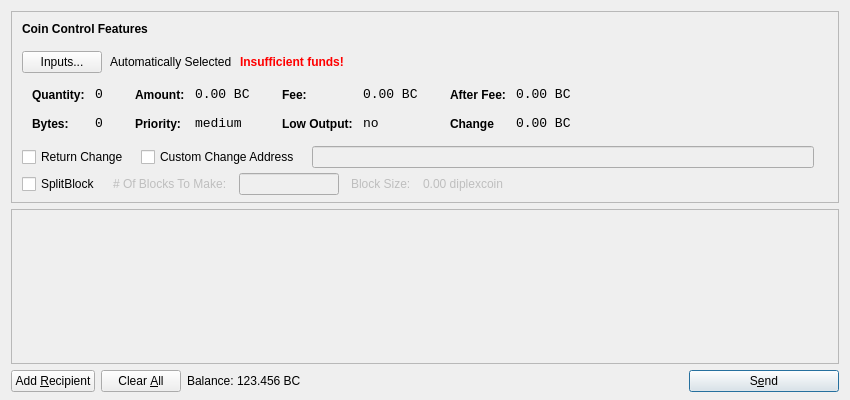
<?xml version="1.0" encoding="UTF-8"?>
<ui version="4.0">
 <class>SendCoinsDialog</class>
 <widget class="QDialog" name="SendCoinsDialog">
  <property name="geometry">
   <rect>
    <x>0</x>
    <y>0</y>
    <width>850</width>
    <height>400</height>
   </rect>
  </property>
  <property name="windowTitle">
   <string>Send Coins</string>
  </property>
  <layout class="QVBoxLayout" name="verticalLayout" stretch="0,1,0">
   <property name="bottomMargin">
    <number>8</number>
   </property>
   <item>
    <widget class="QFrame" name="frameCoinControl">
     <property name="sizePolicy">
      <sizepolicy hsizetype="Expanding" vsizetype="Expanding">
       <horstretch>0</horstretch>
       <verstretch>0</verstretch>
      </sizepolicy>
     </property>
     <property name="maximumSize">
      <size>
       <width>16777215</width>
       <height>16777215</height>
      </size>
     </property>
     <property name="frameShape">
      <enum>QFrame::StyledPanel</enum>
     </property>
     <property name="frameShadow">
      <enum>QFrame::Sunken</enum>
     </property>
     <layout class="QVBoxLayout" name="verticalLayoutCoinControl2">
      <property name="spacing">
       <number>-1</number>
      </property>
      <property name="leftMargin">
       <number>0</number>
      </property>
      <property name="topMargin">
       <number>0</number>
      </property>
      <property name="rightMargin">
       <number>0</number>
      </property>
      <property name="bottomMargin">
       <number>6</number>
      </property>
      <item>
       <layout class="QVBoxLayout" name="verticalLayoutCoinControl" stretch="0,0,0,0,1">
        <property name="spacing">
         <number>0</number>
        </property>
        <property name="leftMargin">
         <number>10</number>
        </property>
        <property name="topMargin">
         <number>10</number>
        </property>
        <item>
         <layout class="QHBoxLayout" name="horizontalLayoutCoinControl1">
          <property name="bottomMargin">
           <number>15</number>
          </property>
          <item>
           <widget class="QLabel" name="labelCoinControlFeatures">
            <property name="sizePolicy">
             <sizepolicy hsizetype="Preferred" vsizetype="Maximum">
              <horstretch>0</horstretch>
              <verstretch>0</verstretch>
             </sizepolicy>
            </property>
            <property name="font">
             <font>
              <weight>75</weight>
              <bold>true</bold>
             </font>
            </property>
            <property name="styleSheet">
             <string notr="true">font-weight:bold;</string>
            </property>
            <property name="text">
             <string>Coin Control Features</string>
            </property>
           </widget>
          </item>
         </layout>
        </item>
        <item>
         <layout class="QHBoxLayout" name="horizontalLayoutCoinControl2" stretch="0,0,0,0">
          <property name="spacing">
           <number>8</number>
          </property>
          <property name="bottomMargin">
           <number>10</number>
          </property>
          <item>
           <widget class="QPushButton" name="pushButtonCoinControl">
            <property name="styleSheet">
             <string notr="true"/>
            </property>
            <property name="text">
             <string>Inputs...</string>
            </property>
           </widget>
          </item>
          <item>
           <widget class="QLabel" name="labelCoinControlAutomaticallySelected">
            <property name="text">
             <string>Automatically Selected</string>
            </property>
            <property name="margin">
             <number>5</number>
            </property>
           </widget>
          </item>
          <item>
           <widget class="QLabel" name="labelCoinControlInsuffFunds">
            <property name="font">
             <font>
              <weight>75</weight>
              <bold>true</bold>
             </font>
            </property>
            <property name="styleSheet">
             <string notr="true">color:red;font-weight:bold;</string>
            </property>
            <property name="text">
             <string>Insufficient funds!</string>
            </property>
            <property name="margin">
             <number>5</number>
            </property>
           </widget>
          </item>
          <item>
           <spacer name="horizontalSpacerCoinControl">
            <property name="orientation">
             <enum>Qt::Horizontal</enum>
            </property>
            <property name="sizeHint" stdset="0">
             <size>
              <width>40</width>
              <height>1</height>
             </size>
            </property>
           </spacer>
          </item>
         </layout>
        </item>
        <item>
         <widget class="QWidget" name="widgetCoinControl" native="true">
          <property name="sizePolicy">
           <sizepolicy hsizetype="Preferred" vsizetype="Preferred">
            <horstretch>0</horstretch>
            <verstretch>0</verstretch>
           </sizepolicy>
          </property>
          <property name="minimumSize">
           <size>
            <width>0</width>
            <height>0</height>
           </size>
          </property>
          <property name="styleSheet">
           <string notr="true"/>
          </property>
          <layout class="QHBoxLayout" name="horizontalLayoutCoinControl5">
           <property name="margin">
            <number>0</number>
           </property>
           <item>
            <layout class="QHBoxLayout" name="horizontalLayoutCoinControl3" stretch="0,0,0,1">
             <property name="spacing">
              <number>20</number>
             </property>
             <property name="topMargin">
              <number>0</number>
             </property>
             <property name="bottomMargin">
              <number>10</number>
             </property>
             <item>
              <layout class="QFormLayout" name="formLayoutCoinControl1">
               <property name="horizontalSpacing">
                <number>10</number>
               </property>
               <property name="verticalSpacing">
                <number>14</number>
               </property>
               <property name="leftMargin">
                <number>10</number>
               </property>
               <property name="topMargin">
                <number>4</number>
               </property>
               <property name="rightMargin">
                <number>6</number>
               </property>
               <item row="0" column="0">
                <widget class="QLabel" name="labelCoinControlQuantityText">
                 <property name="styleSheet">
                  <string notr="true">font-weight:bold;</string>
                 </property>
                 <property name="text">
                  <string>Quantity:</string>
                 </property>
                 <property name="margin">
                  <number>0</number>
                 </property>
                </widget>
               </item>
               <item row="0" column="1">
                <widget class="QLabel" name="labelCoinControlQuantity">
                 <property name="font">
                  <font>
                   <family>Monospace</family>
                   <pointsize>10</pointsize>
                  </font>
                 </property>
                 <property name="cursor">
                  <cursorShape>IBeamCursor</cursorShape>
                 </property>
                 <property name="contextMenuPolicy">
                  <enum>Qt::ActionsContextMenu</enum>
                 </property>
                 <property name="text">
                  <string>0</string>
                 </property>
                 <property name="margin">
                  <number>0</number>
                 </property>
                 <property name="textInteractionFlags">
                  <set>Qt::LinksAccessibleByMouse|Qt::TextSelectableByKeyboard|Qt::TextSelectableByMouse</set>
                 </property>
                </widget>
               </item>
               <item row="1" column="0">
                <widget class="QLabel" name="labelCoinControlBytesText">
                 <property name="styleSheet">
                  <string notr="true">font-weight:bold;</string>
                 </property>
                 <property name="text">
                  <string>Bytes:</string>
                 </property>
                </widget>
               </item>
               <item row="1" column="1">
                <widget class="QLabel" name="labelCoinControlBytes">
                 <property name="font">
                  <font>
                   <family>Monospace</family>
                   <pointsize>10</pointsize>
                  </font>
                 </property>
                 <property name="cursor">
                  <cursorShape>IBeamCursor</cursorShape>
                 </property>
                 <property name="contextMenuPolicy">
                  <enum>Qt::ActionsContextMenu</enum>
                 </property>
                 <property name="text">
                  <string>0</string>
                 </property>
                 <property name="textInteractionFlags">
                  <set>Qt::LinksAccessibleByMouse|Qt::TextSelectableByKeyboard|Qt::TextSelectableByMouse</set>
                 </property>
                </widget>
               </item>
              </layout>
             </item>
             <item>
              <layout class="QFormLayout" name="formLayoutCoinControl2">
               <property name="horizontalSpacing">
                <number>10</number>
               </property>
               <property name="verticalSpacing">
                <number>14</number>
               </property>
               <property name="leftMargin">
                <number>6</number>
               </property>
               <property name="topMargin">
                <number>4</number>
               </property>
               <property name="rightMargin">
                <number>6</number>
               </property>
               <item row="0" column="0">
                <widget class="QLabel" name="labelCoinControlAmountText">
                 <property name="styleSheet">
                  <string notr="true">font-weight:bold;</string>
                 </property>
                 <property name="text">
                  <string>Amount:</string>
                 </property>
                 <property name="margin">
                  <number>0</number>
                 </property>
                </widget>
               </item>
               <item row="0" column="1">
                <widget class="QLabel" name="labelCoinControlAmount">
                 <property name="font">
                  <font>
                   <family>Monospace</family>
                   <pointsize>10</pointsize>
                  </font>
                 </property>
                 <property name="cursor">
                  <cursorShape>IBeamCursor</cursorShape>
                 </property>
                 <property name="contextMenuPolicy">
                  <enum>Qt::ActionsContextMenu</enum>
                 </property>
                 <property name="text">
                  <string>0.00 BC</string>
                 </property>
                 <property name="textInteractionFlags">
                  <set>Qt::LinksAccessibleByMouse|Qt::TextSelectableByKeyboard|Qt::TextSelectableByMouse</set>
                 </property>
                </widget>
               </item>
               <item row="1" column="0">
                <widget class="QLabel" name="labelCoinControlPriorityText">
                 <property name="styleSheet">
                  <string notr="true">font-weight:bold;</string>
                 </property>
                 <property name="text">
                  <string>Priority:</string>
                 </property>
                </widget>
               </item>
               <item row="1" column="1">
                <widget class="QLabel" name="labelCoinControlPriority">
                 <property name="font">
                  <font>
                   <family>Monospace</family>
                   <pointsize>10</pointsize>
                  </font>
                 </property>
                 <property name="cursor">
                  <cursorShape>IBeamCursor</cursorShape>
                 </property>
                 <property name="contextMenuPolicy">
                  <enum>Qt::ActionsContextMenu</enum>
                 </property>
                 <property name="text">
                  <string>medium</string>
                 </property>
                 <property name="textInteractionFlags">
                  <set>Qt::LinksAccessibleByMouse|Qt::TextSelectableByKeyboard|Qt::TextSelectableByMouse</set>
                 </property>
                </widget>
               </item>
              </layout>
             </item>
             <item>
              <layout class="QFormLayout" name="formLayoutCoinControl3">
               <property name="horizontalSpacing">
                <number>10</number>
               </property>
               <property name="verticalSpacing">
                <number>14</number>
               </property>
               <property name="leftMargin">
                <number>6</number>
               </property>
               <property name="topMargin">
                <number>4</number>
               </property>
               <property name="rightMargin">
                <number>6</number>
               </property>
               <item row="0" column="0">
                <widget class="QLabel" name="labelCoinControlFeeText">
                 <property name="styleSheet">
                  <string notr="true">font-weight:bold;</string>
                 </property>
                 <property name="text">
                  <string>Fee:</string>
                 </property>
                 <property name="margin">
                  <number>0</number>
                 </property>
                </widget>
               </item>
               <item row="0" column="1">
                <widget class="QLabel" name="labelCoinControlFee">
                 <property name="font">
                  <font>
                   <family>Monospace</family>
                   <pointsize>10</pointsize>
                  </font>
                 </property>
                 <property name="cursor">
                  <cursorShape>IBeamCursor</cursorShape>
                 </property>
                 <property name="contextMenuPolicy">
                  <enum>Qt::ActionsContextMenu</enum>
                 </property>
                 <property name="text">
                  <string>0.00 BC</string>
                 </property>
                 <property name="textInteractionFlags">
                  <set>Qt::LinksAccessibleByMouse|Qt::TextSelectableByKeyboard|Qt::TextSelectableByMouse</set>
                 </property>
                </widget>
               </item>
               <item row="1" column="0">
                <widget class="QLabel" name="labelCoinControlLowOutputText">
                 <property name="styleSheet">
                  <string notr="true">font-weight:bold;</string>
                 </property>
                 <property name="text">
                  <string>Low Output:</string>
                 </property>
                </widget>
               </item>
               <item row="1" column="1">
                <widget class="QLabel" name="labelCoinControlLowOutput">
                 <property name="font">
                  <font>
                   <family>Monospace</family>
                   <pointsize>10</pointsize>
                  </font>
                 </property>
                 <property name="cursor">
                  <cursorShape>IBeamCursor</cursorShape>
                 </property>
                 <property name="contextMenuPolicy">
                  <enum>Qt::ActionsContextMenu</enum>
                 </property>
                 <property name="text">
                  <string>no</string>
                 </property>
                 <property name="textInteractionFlags">
                  <set>Qt::LinksAccessibleByMouse|Qt::TextSelectableByKeyboard|Qt::TextSelectableByMouse</set>
                 </property>
                </widget>
               </item>
              </layout>
             </item>
             <item>
              <layout class="QFormLayout" name="formLayoutCoinControl4">
			   <property name="fieldGrowthPolicy"> 
                <enum>QFormLayout::AllNonFixedFieldsGrow</enum> 
               </property>
               <property name="horizontalSpacing">
                <number>10</number>
               </property>
               <property name="verticalSpacing">
                <number>14</number>
               </property>
               <property name="leftMargin">
                <number>6</number>
               </property>
               <property name="topMargin">
                <number>4</number>
               </property>
               <property name="rightMargin">
                <number>6</number>
               </property>
               <item row="0" column="0">
                <widget class="QLabel" name="labelCoinControlAfterFeeText">
                 <property name="styleSheet">
                  <string notr="true">font-weight:bold;</string>
                 </property>
                 <property name="text">
                  <string>After Fee:</string>
                 </property>
                 <property name="margin">
                  <number>0</number>
                 </property>
                </widget>
               </item>
               <item row="0" column="1">
                <widget class="QLabel" name="labelCoinControlAfterFee">
                 <property name="font">
                  <font>
                   <family>Monospace</family>
                   <pointsize>10</pointsize>
                  </font>
                 </property>
                 <property name="cursor">
                  <cursorShape>IBeamCursor</cursorShape>
                 </property>
                 <property name="contextMenuPolicy">
                  <enum>Qt::ActionsContextMenu</enum>
                 </property>
                 <property name="text">
                  <string>0.00 BC</string>
                 </property>
                 <property name="textInteractionFlags">
                  <set>Qt::LinksAccessibleByMouse|Qt::TextSelectableByKeyboard|Qt::TextSelectableByMouse</set>
                 </property>
                </widget>
               </item>
               <item row="1" column="0">
                <widget class="QLabel" name="labelCoinControlChangeText">
                 <property name="styleSheet">
                  <string notr="true">font-weight:bold;</string>
                 </property>
                 <property name="text">
                  <string>Change</string>
                 </property>
                </widget>
               </item>
               <item row="1" column="1">
                <widget class="QLabel" name="labelCoinControlChange">
                 <property name="font">
                  <font>
                   <family>Monospace</family>
                   <pointsize>10</pointsize>
                  </font>
                 </property>
                 <property name="cursor">
                  <cursorShape>IBeamCursor</cursorShape>
                 </property>
                 <property name="contextMenuPolicy">
                  <enum>Qt::ActionsContextMenu</enum>
                 </property>
                 <property name="text">
                  <string>0.00 BC</string>
                 </property>
                 <property name="textInteractionFlags">
                  <set>Qt::LinksAccessibleByMouse|Qt::TextSelectableByKeyboard|Qt::TextSelectableByMouse</set>
                 </property>
                </widget>
               </item>
              </layout>
             </item>
            </layout>
           </item>
          </layout>
         </widget>
        </item>
        <item>
         <layout class="QHBoxLayout" name="horizontalLayoutCoinControl4" stretch="0,0,0,0">
          <property name="spacing">
           <number>12</number>
          </property>
          <property name="sizeConstraint">
           <enum>QLayout::SetDefaultConstraint</enum>
          </property>
          <property name="topMargin">
           <number>5</number>
          </property>
          <property name="rightMargin">
           <number>5</number>
          </property>
          <item>
		  <widget class="QCheckBox" name="returnChangeCheckBox">
 		  <property name="text">
 		  <string>Return Change</string>
 		  </property>
		  </widget>
 		  </item>
 		  <item>		  
           <widget class="QCheckBox" name="checkBoxCoinControlChange">
            <property name="text">
             <string>Custom Change Address</string>
            </property>
           </widget>
          </item>
          <item>
           <widget class="QLineEdit" name="lineEditCoinControlChange">
            <property name="enabled">
             <bool>false</bool>
            </property>
            <property name="sizePolicy">
             <sizepolicy hsizetype="Expanding" vsizetype="Fixed">
              <horstretch>0</horstretch>
              <verstretch>0</verstretch>
             </sizepolicy>
            </property>
           </widget>
          </item>
          <item>
           <widget class="QLabel" name="labelCoinControlChangeLabel">
            <property name="sizePolicy">
             <sizepolicy hsizetype="Preferred" vsizetype="Expanding">
              <horstretch>0</horstretch>
              <verstretch>0</verstretch>
             </sizepolicy>
            </property>
            <property name="minimumSize">
             <size>
              <width>0</width>
              <height>0</height>
             </size>
            </property>
            <property name="text">
             <string/>
            </property>
            <property name="margin">
             <number>3</number>
            </property>
           </widget>
          </item>
         </layout>
        </item>
        <item>
         <layout class="QHBoxLayout" name="horizontalLayoutCoinControl4a" stretch="0,0,0,0">
          <property name="alignment" >
         <set>Qt::AlignLeft</set>
          </property>
          <property name="spacing">
           <number>12</number>
          </property>
          <property name="sizeConstraint">
           <enum>QLayout::SetDefaultConstraint</enum>
          </property>
          <property name="topMargin">
           <number>5</number>
          </property>
          <property name="rightMargin">
           <number>5</number>
          </property>
           <item> 
           <widget class="QCheckBox" name="splitBlockCheckBox"> 
            <property name="text"> 
             <string>SplitBlock</string> 
            </property> 
           </widget> 
          </item> 
          <item> 
           <widget class="QLabel" name="labelBlocksToMakeText"> 
            <property name="enabled"> 
             <bool>false</bool> 
            </property> 
            <property name="text"> 
             <string># Of Blocks To Make:</string> 
            </property> 
           </widget> 
          </item>
          <item> 
           <widget class="QLineEdit" name="splitBlockLineEdit"> 
            <property name="enabled"> 
             <bool>false</bool> 
            </property> 
            <property name="sizePolicy"> 
             <sizepolicy hsizetype="Fixed" vsizetype="Fixed"> 
              <horstretch>0</horstretch> 
              <verstretch>0</verstretch> 
             </sizepolicy> 
            </property> 
            <property name="maximumSize"> 
             <size> 
              <width>100</width> 
              <height>16777215</height> 
             </size> 
            </property> 
           </widget> 
          </item> 
          <item> 
           <widget class="QLabel" name="labelBlockSizeText"> 
            <property name="enabled"> 
             <bool>false</bool> 
            </property> 
            <property name="text"> 
             <string>Block Size:</string> 
            </property> 
           </widget> 
          </item> 
          <item> 
           <widget class="QLabel" name="labelBlockSize"> 
            <property name="enabled"> 
             <bool>false</bool> 
            </property> 
            <property name="text"> 
             <string>0.00 diplexcoin</string> 
            </property>
           </widget> 
           </item>
         </layout>
        </item>
        <item>		
         <spacer name="verticalSpacerCoinControl">
          <property name="orientation">
           <enum>Qt::Vertical</enum>
          </property>
          <property name="sizeHint" stdset="0">
           <size>
            <width>800</width>
            <height>1</height>
           </size>
          </property>
         </spacer>
        </item>
       </layout>
      </item>
     </layout>
    </widget>
   </item>
   <item>
    <widget class="QScrollArea" name="scrollArea">
     <property name="widgetResizable">
      <bool>true</bool>
     </property>
     <widget class="QWidget" name="scrollAreaWidgetContents">
      <property name="geometry">
       <rect>
        <x>0</x>
        <y>0</y>
        <width>830</width>
		<height>172</height>
       </rect>
      </property>
      <layout class="QVBoxLayout" name="verticalLayout_2">
       <property name="margin">
        <number>0</number>
       </property>
       <item>
        <layout class="QVBoxLayout" name="entries">
         <property name="spacing">
          <number>6</number>
         </property>
        </layout>
       </item>
       <item>
        <spacer name="verticalSpacer">
         <property name="orientation">
          <enum>Qt::Vertical</enum>
         </property>
         <property name="sizeHint" stdset="0">
          <size>
           <width>20</width>
           <height>40</height>
          </size>
         </property>
        </spacer>
       </item>
      </layout>
     </widget>
    </widget>
   </item>
   <item>
    <layout class="QHBoxLayout" name="horizontalLayout">
     <item>
      <widget class="QPushButton" name="addButton">
       <property name="toolTip">
        <string>Send to multiple recipients at once</string>
       </property>
       <property name="text">
        <string>Add &amp;Recipient</string>
       </property>
       <property name="icon">
        <iconset resource="../bitcoin.qrc">
         <normaloff>:/icons/add</normaloff>:/icons/add</iconset>
       </property>
       <property name="autoDefault">
        <bool>false</bool>
       </property>
      </widget>
     </item>
     <item>
      <widget class="QPushButton" name="clearButton">
       <property name="sizePolicy">
        <sizepolicy hsizetype="Minimum" vsizetype="Fixed">
         <horstretch>0</horstretch>
         <verstretch>0</verstretch>
        </sizepolicy>
       </property>
       <property name="toolTip">
        <string>Remove all transaction fields</string>
       </property>
       <property name="text">
        <string>Clear &amp;All</string>
       </property>
       <property name="icon">
        <iconset resource="../bitcoin.qrc">
         <normaloff>:/icons/remove</normaloff>:/icons/remove</iconset>
       </property>
       <property name="autoRepeatDelay">
        <number>300</number>
       </property>
       <property name="autoDefault">
        <bool>false</bool>
       </property>
      </widget>
     </item>
     <item>
      <layout class="QHBoxLayout" name="horizontalLayout_2">
       <property name="spacing">
        <number>3</number>
       </property>
       <item>
        <widget class="QLabel" name="label">
         <property name="sizePolicy">
          <sizepolicy hsizetype="Preferred" vsizetype="Fixed">
           <horstretch>0</horstretch>
           <verstretch>0</verstretch>
          </sizepolicy>
         </property>
         <property name="text">
          <string>Balance:</string>
         </property>
        </widget>
       </item>
       <item>
        <widget class="QLabel" name="labelBalance">
         <property name="sizePolicy">
          <sizepolicy hsizetype="Preferred" vsizetype="Fixed">
           <horstretch>0</horstretch>
           <verstretch>0</verstretch>
          </sizepolicy>
         </property>
         <property name="cursor">
          <cursorShape>IBeamCursor</cursorShape>
         </property>
         <property name="text">
          <string>123.456 BC</string>
         </property>
         <property name="textInteractionFlags">
          <set>Qt::LinksAccessibleByMouse|Qt::TextSelectableByKeyboard|Qt::TextSelectableByMouse</set>
         </property>
        </widget>
       </item>
      </layout>
     </item>
     <item>
      <spacer name="horizontalSpacer">
       <property name="orientation">
        <enum>Qt::Horizontal</enum>
       </property>
       <property name="sizeHint" stdset="0">
        <size>
         <width>40</width>
         <height>20</height>
        </size>
       </property>
      </spacer>
     </item>
     <item>
      <widget class="QPushButton" name="sendButton">
       <property name="minimumSize">
        <size>
         <width>150</width>
         <height>0</height>
        </size>
       </property>
       <property name="toolTip">
        <string>Confirm the send action</string>
       </property>
       <property name="text">
        <string>S&amp;end</string>
       </property>
       <property name="icon">
        <iconset resource="../bitcoin.qrc">
         <normaloff>:/icons/send</normaloff>:/icons/send</iconset>
       </property>
       <property name="default">
        <bool>true</bool>
       </property>
      </widget>
     </item>
    </layout>
   </item>
  </layout>
 </widget>
 <resources>
  <include location="../bitcoin.qrc"/>
 </resources>
 <connections/>
</ui>
